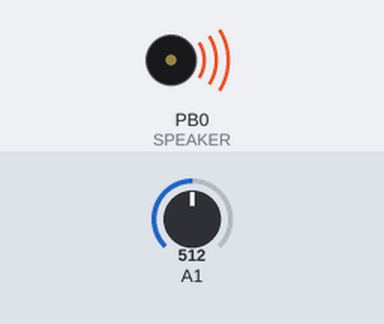
The sketch below on a simulated ATtiny85, built with avr-gcc and run on an emulated ATtiny85. On the bench: buzzer (waves = sounding). The inputs (shaded band) are chosen by the test bench; at power-on: A1 = 512.

Above: at 1.2 s.
1.3 s: A1 set to 122
At 2.9 s:
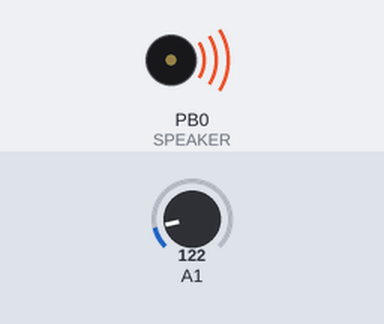
4.3 s: A1 set to 0
7.3 s: A1 set to 306
At 8.36 s:
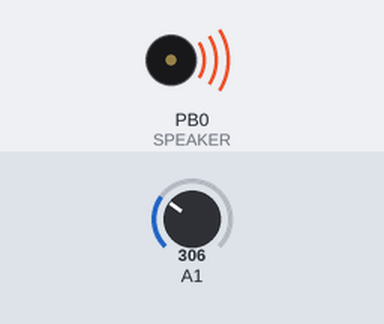
Timing chart, 0 to 16.3 s (numbered marks = the images above; inputs shaded):
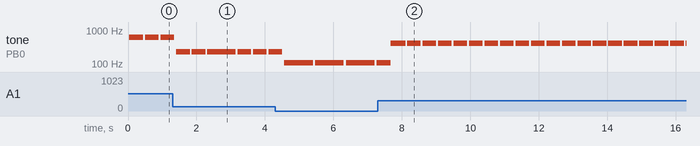

Measured:
- after the input at 7.3 s, tone on PB0 (SPEAKER): alternates 413 Hz for 0.40 s and silent for 0.05 s, starting after 0.37 s
- by itself, tone on PB0 (SPEAKER): alternates 110 Hz for 0.84 s and silent for 0.06 s

The sketch:

Chapter3_02Theremin.ino
```cpp
/* Trinket Theremin
Read the voltage from a Cadmium Sulfide (CdS) photocell voltage divider and output a corresponding tone to a piezo buzzer
*/

#define SPEAKER   0 // Speaker on Trinket Pin #0
#define PHOTOCELL 1 // CdS photocell on Trinket Pin #2 (Analog Pin 1)
#define SCALE     2 // You can change this to change the tone scale

void setup() {
  pinMode(SPEAKER,OUTPUT); // <1>
 }

void loop() {
  int reading=analogRead(PHOTOCELL); // <2>

  int freq=220+(int)(reading*SCALE); // <3>
  beep(SPEAKER,freq,400);    // <4>
  delay(50);                 // <5>
 }

// the sound producing function <6>
void beep (unsigned char speakerPin, int frequencyInHertz, long timeInMilliseconds) {
  int x;
  long delayAmount = (long)(1000000/frequencyInHertz);
  long loopTime = (long)((timeInMilliseconds*1000)/(delayAmount*2));
  for (x=0; x<loopTime; x++) {
     digitalWrite(speakerPin,HIGH);
     delayMicroseconds(delayAmount);
     digitalWrite(speakerPin,LOW);
     delayMicroseconds(delayAmount);
  }
}
/*
<1> It is important to set the speaker pin for digital output.  If this is not done, an oscilloscope will see the pin change frequency but current will not flow to the piezo.
<2> The voltage proportional to the light hitting the photocell is read on Analog pin 1 which is Trinket Pin #2 per the diagram in <<chap-introduction>>.
<3> The analog value is scaled to to start at 220 Hz and rise based on the voltage multiplied by a value in SCALE that the programmer may change as desired in the code.
<4> The Arduino +tone+ function does not work for the ATtiny85 on the Trinket.  The +beep+ function is similar and will work for any Trinket data pin.  The duration is selected to be 400 milliseconds, this may be changed in the code also.
<5> The delay value (in milliseconds) also is not critical and may be changed.
<6> The beep code is similar to that from Dr. Leah Buechley at http://web.media.mit.edu/~leah/LilyPad/07_sound_code.html
*/
```
